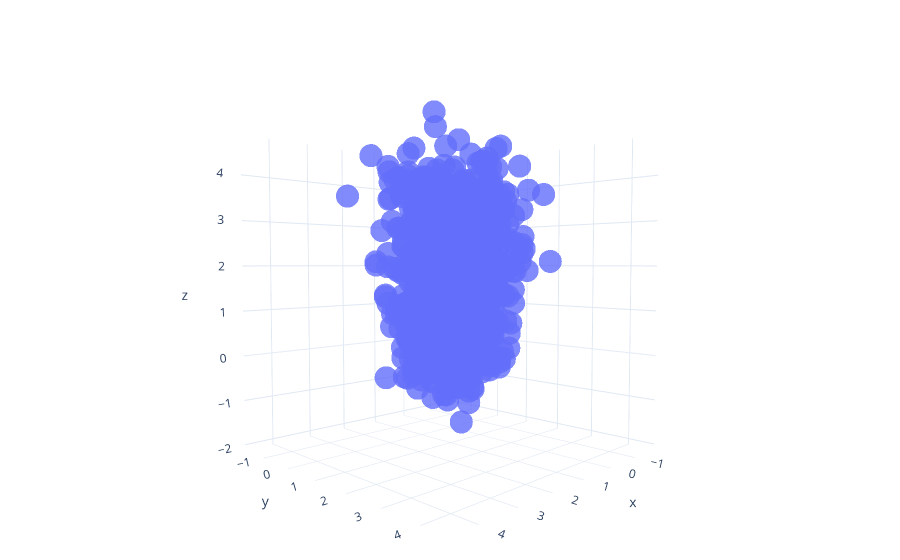

Notebook code for this chart:
### Code cell
import plotly.graph_objects as go
# Create the scatter plot
fig = go.Figure(data=[go.Scatter3d(x=data.A, y=data.B, z=data.C, mode='markers')])
# Show the plot
fig.show()

### Figure 1 — Plotly figure (JSON) as saved in the notebook; plotly's stock layout.template omitted (floating-point values rounded to 4 significant figures; data arrays with more than 128 entries replaced by an {"elided": "..."} marker saying what was removed)
{"data": [{"mode": "markers", "type": "scatter3d", "x": {"elided": "1000 float values"}, "y": {"elided": "1000 float values"}, "z": {"elided": "1000 float values"}}], "layout": {}}
